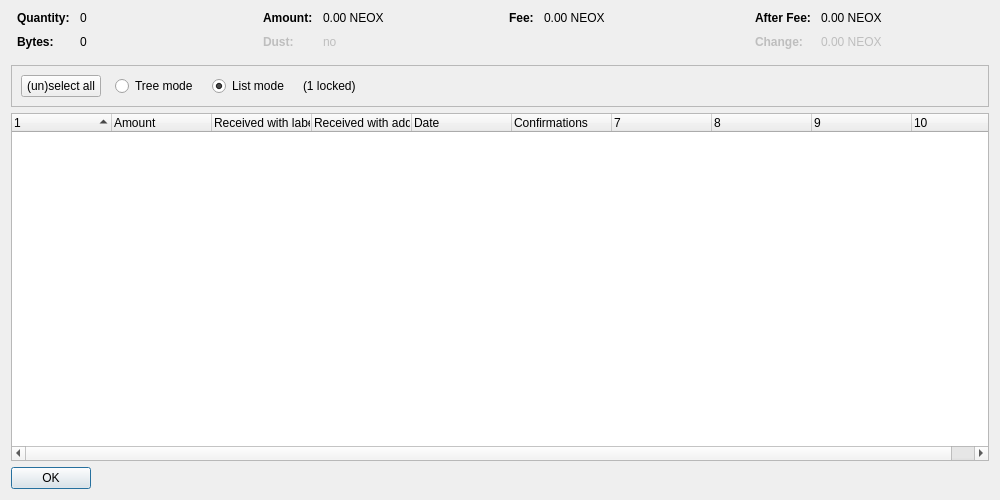
<?xml version="1.0" encoding="UTF-8"?>
<ui version="4.0">
 <class>CoinControlDialog</class>
 <widget class="QDialog" name="CoinControlDialog">
  <property name="geometry">
   <rect>
    <x>0</x>
    <y>0</y>
    <width>1000</width>
    <height>500</height>
   </rect>
  </property>
  <property name="windowTitle">
   <string>Coin Selection</string>
  </property>
  <layout class="QVBoxLayout" name="verticalLayout">
   <item>
    <layout class="QHBoxLayout" name="horizontalLayoutTop" stretch="0,0,0,0">
     <property name="topMargin">
      <number>0</number>
     </property>
     <property name="bottomMargin">
      <number>10</number>
     </property>
     <item>
      <layout class="QFormLayout" name="formLayoutCoinControl1">
       <property name="horizontalSpacing">
        <number>10</number>
       </property>
       <property name="verticalSpacing">
        <number>10</number>
       </property>
       <property name="leftMargin">
        <number>6</number>
       </property>
       <property name="rightMargin">
        <number>6</number>
       </property>
       <item row="0" column="0">
        <widget class="QLabel" name="labelCoinControlQuantityText">
         <property name="font">
          <font>
           <weight>75</weight>
           <bold>true</bold>
          </font>
         </property>
         <property name="text">
          <string>Quantity:</string>
         </property>
        </widget>
       </item>
       <item row="0" column="1">
        <widget class="QLabel" name="labelCoinControlQuantity">
         <property name="cursor">
          <cursorShape>IBeamCursor</cursorShape>
         </property>
         <property name="contextMenuPolicy">
          <enum>Qt::ActionsContextMenu</enum>
         </property>
         <property name="text">
          <string notr="true">0</string>
         </property>
         <property name="textInteractionFlags">
          <set>Qt::LinksAccessibleByMouse|Qt::TextSelectableByKeyboard|Qt::TextSelectableByMouse</set>
         </property>
        </widget>
       </item>
       <item row="1" column="0">
        <widget class="QLabel" name="labelCoinControlBytesText">
         <property name="font">
          <font>
           <weight>75</weight>
           <bold>true</bold>
          </font>
         </property>
         <property name="text">
          <string>Bytes:</string>
         </property>
        </widget>
       </item>
       <item row="1" column="1">
        <widget class="QLabel" name="labelCoinControlBytes">
         <property name="cursor">
          <cursorShape>IBeamCursor</cursorShape>
         </property>
         <property name="contextMenuPolicy">
          <enum>Qt::ActionsContextMenu</enum>
         </property>
         <property name="text">
          <string notr="true">0</string>
         </property>
         <property name="textInteractionFlags">
          <set>Qt::LinksAccessibleByMouse|Qt::TextSelectableByKeyboard|Qt::TextSelectableByMouse</set>
         </property>
        </widget>
       </item>
      </layout>
     </item>
     <item>
      <layout class="QFormLayout" name="formLayoutCoinControl2">
       <property name="horizontalSpacing">
        <number>10</number>
       </property>
       <property name="verticalSpacing">
        <number>10</number>
       </property>
       <property name="leftMargin">
        <number>6</number>
       </property>
       <property name="rightMargin">
        <number>6</number>
       </property>
       <item row="0" column="0">
        <widget class="QLabel" name="labelCoinControlAmountText">
         <property name="font">
          <font>
           <weight>75</weight>
           <bold>true</bold>
          </font>
         </property>
         <property name="text">
          <string>Amount:</string>
         </property>
        </widget>
       </item>
       <item row="0" column="1">
        <widget class="QLabel" name="labelCoinControlAmount">
         <property name="cursor">
          <cursorShape>IBeamCursor</cursorShape>
         </property>
         <property name="contextMenuPolicy">
          <enum>Qt::ActionsContextMenu</enum>
         </property>
         <property name="text">
          <string notr="true">0.00 NEOX</string>
         </property>
         <property name="textInteractionFlags">
          <set>Qt::LinksAccessibleByMouse|Qt::TextSelectableByKeyboard|Qt::TextSelectableByMouse</set>
         </property>
        </widget>
       </item>
       <item row="1" column="0">
        <widget class="QLabel" name="labelCoinControlLowOutputText">
         <property name="enabled">
          <bool>false</bool>
         </property>
         <property name="font">
          <font>
           <weight>75</weight>
           <bold>true</bold>
          </font>
         </property>
         <property name="text">
          <string>Dust:</string>
         </property>
        </widget>
       </item>
       <item row="1" column="1">
        <widget class="QLabel" name="labelCoinControlLowOutput">
         <property name="enabled">
          <bool>false</bool>
         </property>
         <property name="cursor">
          <cursorShape>IBeamCursor</cursorShape>
         </property>
         <property name="contextMenuPolicy">
          <enum>Qt::ActionsContextMenu</enum>
         </property>
         <property name="text">
          <string notr="true">no</string>
         </property>
         <property name="textInteractionFlags">
          <set>Qt::LinksAccessibleByMouse|Qt::TextSelectableByKeyboard|Qt::TextSelectableByMouse</set>
         </property>
        </widget>
       </item>
      </layout>
     </item>
     <item>
      <layout class="QFormLayout" name="formLayoutCoinControl3">
       <property name="horizontalSpacing">
        <number>10</number>
       </property>
       <property name="verticalSpacing">
        <number>10</number>
       </property>
       <property name="leftMargin">
        <number>6</number>
       </property>
       <property name="rightMargin">
        <number>6</number>
       </property>
       <item row="0" column="0">
        <widget class="QLabel" name="labelCoinControlFeeText">
         <property name="font">
          <font>
           <weight>75</weight>
           <bold>true</bold>
          </font>
         </property>
         <property name="text">
          <string>Fee:</string>
         </property>
        </widget>
       </item>
       <item row="0" column="1">
        <widget class="QLabel" name="labelCoinControlFee">
         <property name="cursor">
          <cursorShape>IBeamCursor</cursorShape>
         </property>
         <property name="contextMenuPolicy">
          <enum>Qt::ActionsContextMenu</enum>
         </property>
         <property name="text">
          <string notr="true">0.00 NEOX</string>
         </property>
         <property name="textInteractionFlags">
          <set>Qt::LinksAccessibleByMouse|Qt::TextSelectableByKeyboard|Qt::TextSelectableByMouse</set>
         </property>
        </widget>
       </item>
      </layout>
     </item>
     <item>
      <layout class="QFormLayout" name="formLayoutCoinControl4">
       <property name="horizontalSpacing">
        <number>10</number>
       </property>
       <property name="verticalSpacing">
        <number>10</number>
       </property>
       <property name="leftMargin">
        <number>6</number>
       </property>
       <property name="rightMargin">
        <number>6</number>
       </property>
       <item row="0" column="0">
        <widget class="QLabel" name="labelCoinControlAfterFeeText">
         <property name="font">
          <font>
           <weight>75</weight>
           <bold>true</bold>
          </font>
         </property>
         <property name="text">
          <string>After Fee:</string>
         </property>
        </widget>
       </item>
       <item row="0" column="1">
        <widget class="QLabel" name="labelCoinControlAfterFee">
         <property name="cursor">
          <cursorShape>IBeamCursor</cursorShape>
         </property>
         <property name="contextMenuPolicy">
          <enum>Qt::ActionsContextMenu</enum>
         </property>
         <property name="text">
          <string notr="true">0.00 NEOX</string>
         </property>
         <property name="textInteractionFlags">
          <set>Qt::LinksAccessibleByMouse|Qt::TextSelectableByKeyboard|Qt::TextSelectableByMouse</set>
         </property>
        </widget>
       </item>
       <item row="1" column="0">
        <widget class="QLabel" name="labelCoinControlChangeText">
         <property name="enabled">
          <bool>false</bool>
         </property>
         <property name="font">
          <font>
           <weight>75</weight>
           <bold>true</bold>
          </font>
         </property>
         <property name="text">
          <string>Change:</string>
         </property>
        </widget>
       </item>
       <item row="1" column="1">
        <widget class="QLabel" name="labelCoinControlChange">
         <property name="enabled">
          <bool>false</bool>
         </property>
         <property name="cursor">
          <cursorShape>IBeamCursor</cursorShape>
         </property>
         <property name="contextMenuPolicy">
          <enum>Qt::ActionsContextMenu</enum>
         </property>
         <property name="text">
          <string notr="true">0.00 NEOX</string>
         </property>
         <property name="textInteractionFlags">
          <set>Qt::LinksAccessibleByMouse|Qt::TextSelectableByKeyboard|Qt::TextSelectableByMouse</set>
         </property>
        </widget>
       </item>
      </layout>
     </item>
    </layout>
   </item>
   <item>
    <widget class="QFrame" name="frame">
     <property name="minimumSize">
      <size>
       <width>0</width>
       <height>40</height>
      </size>
     </property>
     <property name="frameShape">
      <enum>QFrame::StyledPanel</enum>
     </property>
     <property name="frameShadow">
      <enum>QFrame::Sunken</enum>
     </property>
     <layout class="QHBoxLayout" name="horizontalLayout">
      <item>
       <layout class="QHBoxLayout" name="horizontalLayoutPanel" stretch="0,0,0,0,0">
        <property name="spacing">
         <number>14</number>
        </property>
        <item>
         <widget class="QPushButton" name="pushButtonSelectAll">
          <property name="sizePolicy">
           <sizepolicy hsizetype="Maximum" vsizetype="Fixed">
            <horstretch>0</horstretch>
            <verstretch>0</verstretch>
           </sizepolicy>
          </property>
          <property name="text">
           <string>(un)select all</string>
          </property>
          <property name="autoDefault">
           <bool>false</bool>
          </property>
         </widget>
        </item>
        <item>
         <widget class="QRadioButton" name="radioTreeMode">
          <property name="sizePolicy">
           <sizepolicy hsizetype="Maximum" vsizetype="Fixed">
            <horstretch>0</horstretch>
            <verstretch>0</verstretch>
           </sizepolicy>
          </property>
          <property name="text">
           <string>Tree mode</string>
          </property>
         </widget>
        </item>
        <item>
         <widget class="QRadioButton" name="radioListMode">
          <property name="sizePolicy">
           <sizepolicy hsizetype="Maximum" vsizetype="Fixed">
            <horstretch>0</horstretch>
            <verstretch>0</verstretch>
           </sizepolicy>
          </property>
          <property name="text">
           <string>List mode</string>
          </property>
          <property name="checked">
           <bool>true</bool>
          </property>
         </widget>
        </item>
        <item>
         <widget class="QLabel" name="labelLocked">
          <property name="text">
           <string notr="true">(1 locked)</string>
          </property>
         </widget>
        </item>
        <item>
         <spacer name="horizontalSpacer">
          <property name="orientation">
           <enum>Qt::Horizontal</enum>
          </property>
          <property name="sizeHint" stdset="0">
           <size>
            <width>40</width>
            <height>20</height>
           </size>
          </property>
         </spacer>
        </item>
       </layout>
      </item>
     </layout>
    </widget>
   </item>
   <item>
    <widget class="CoinControlTreeWidget" name="treeWidget">
     <property name="contextMenuPolicy">
      <enum>Qt::CustomContextMenu</enum>
     </property>
     <property name="sortingEnabled">
      <bool>false</bool>
     </property>
     <property name="columnCount">
      <number>10</number>
     </property>
     <attribute name="headerShowSortIndicator" stdset="0">
      <bool>true</bool>
     </attribute>
     <attribute name="headerStretchLastSection">
      <bool>false</bool>
     </attribute>
     <column>
      <property name="text">
       <string/>
      </property>
     </column>
     <column>
      <property name="text">
       <string>Amount</string>
      </property>
     </column>
     <column>
      <property name="text">
       <string>Received with label</string>
      </property>
     </column>
     <column>
      <property name="text">
       <string>Received with address</string>
      </property>
     </column>
     <column>
      <property name="text">
       <string>Date</string>
      </property>
     </column>
     <column>
      <property name="text">
       <string>Confirmations</string>
      </property>
      <property name="toolTip">
       <string>Confirmed</string>
      </property>
     </column>
     <column>
      <property name="text">
       <string/>
      </property>
     </column>
     <column>
      <property name="text">
       <string/>
      </property>
     </column>
     <column>
      <property name="text">
       <string/>
      </property>
     </column>
     <column>
      <property name="text">
       <string/>
      </property>
     </column>
    </widget>
   </item>
   <item>
    <widget class="QDialogButtonBox" name="buttonBox">
     <property name="sizePolicy">
      <sizepolicy hsizetype="Maximum" vsizetype="Fixed">
       <horstretch>0</horstretch>
       <verstretch>0</verstretch>
      </sizepolicy>
     </property>
     <property name="orientation">
      <enum>Qt::Horizontal</enum>
     </property>
     <property name="standardButtons">
      <set>QDialogButtonBox::Ok</set>
     </property>
    </widget>
   </item>
  </layout>
 </widget>
 <customwidgets>
  <customwidget>
   <class>CoinControlTreeWidget</class>
   <extends>QTreeWidget</extends>
   <header>coincontroltreewidget.h</header>
  </customwidget>
 </customwidgets>
 <resources/>
 <connections/>
</ui>
